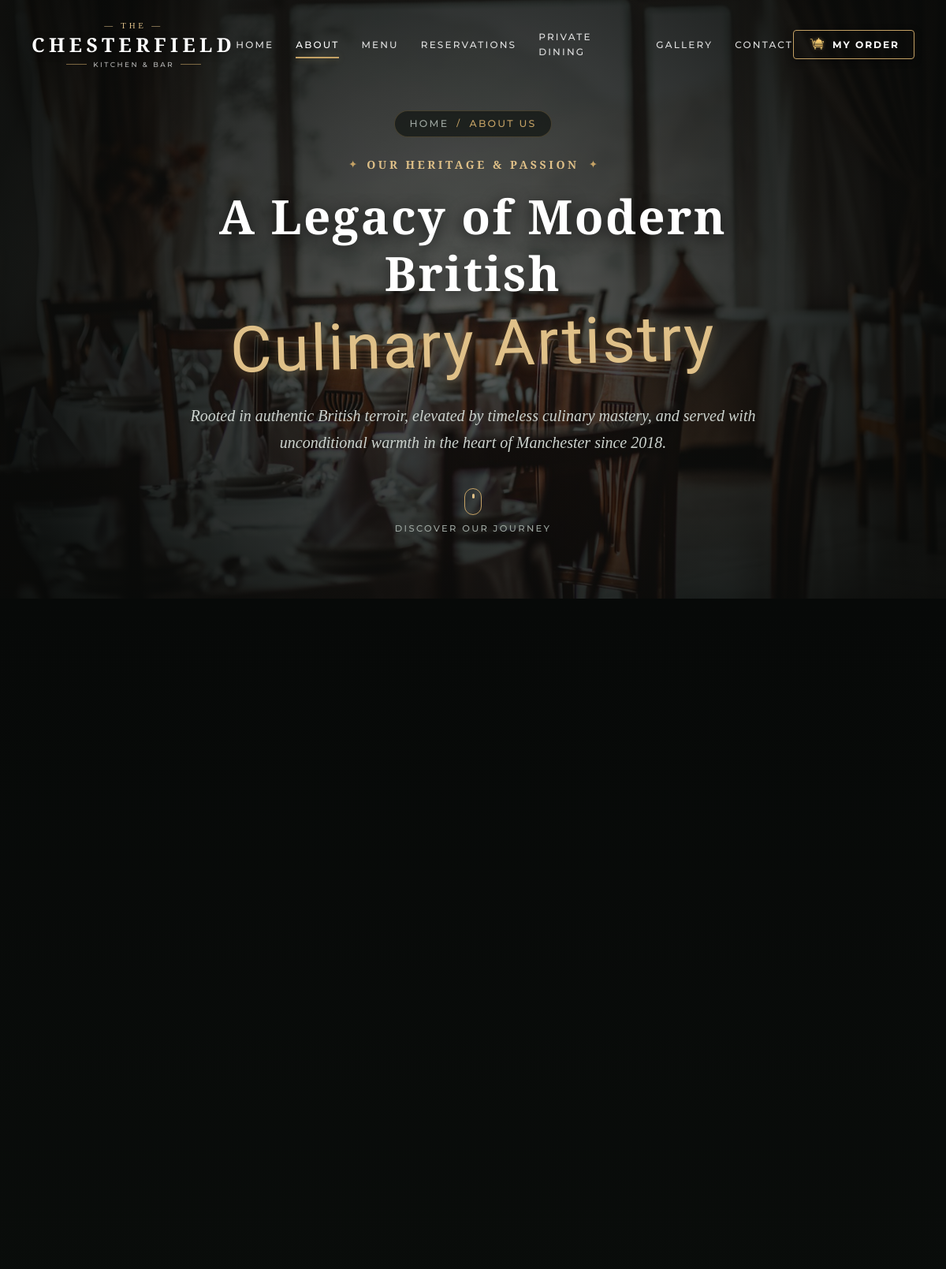
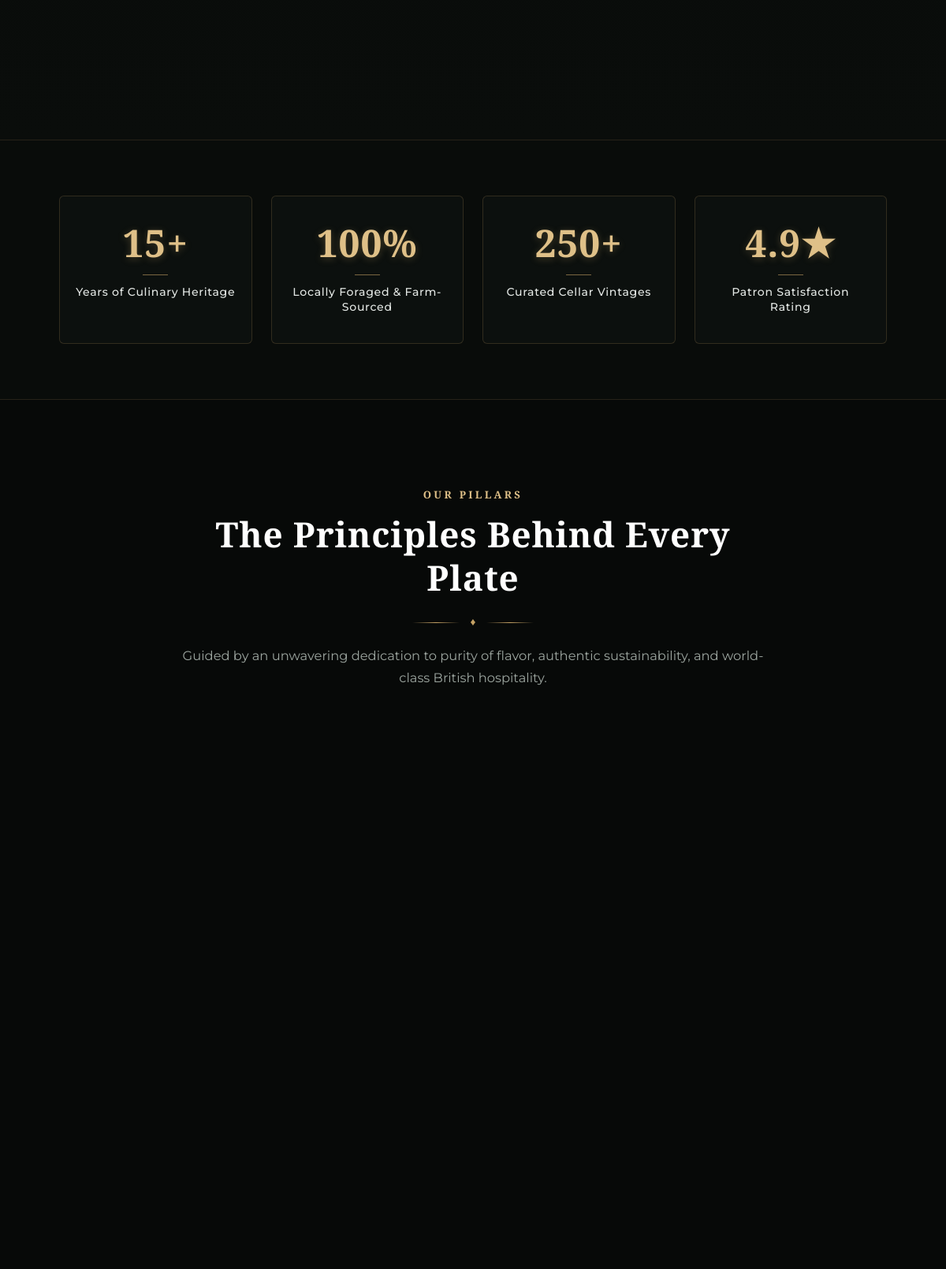
The page /about/ (upper part) on the database its author committed (2 pictures, top to bottom).
### about/models.py (models this page shows, shortened)
class AboutStat(models.Model):
    number = models.CharField(max_length=50, help_text="e.g. 15+, 100%, 250+, 4.9★")
    label = models.CharField(max_length=150, help_text="e.g. Years of Culinary Craft")
    order = models.PositiveIntegerField(default=0)
    class Meta:
        ordering = ['order', 'id']
        verbose_name_plural = "About Stats"

### about/views.py (the view)
# urls.py: path('', views.about_view, name='about_view'),
def about_view(request):
    team_members = TeamMember.objects.all()
    stats = AboutStat.objects.all()
    milestones = Milestone.objects.all()
    pillars = Pillar.objects.all()
    story = AboutStory.objects.first()
    context = {
        'team_members': team_members,
        'stats': stats,
        'milestones': milestones,
        'pillars': pillars,
        'story': story,
    }
    return render(request, 'about/about.html', context)

### about/models.py (called while the page is built)
    def get_image_url(self):
        if self.image:
            return self.image.url
        if self.static_image:
            return f"/static/{self.static_image}"
        return "/static/about/media/chef_arthur.jpg"

    def get_primary_image(self):
        if self.primary_image:
            return self.primary_image.url
        return f"/static/{self.primary_static_image}"

    def get_secondary_image(self):
        if self.secondary_image:
            return self.secondary_image.url
        return f"/static/{self.secondary_static_image}"

### about/templates/about/about.html (shortened to what this page needs)
{% extends 'base.html' %}
{% load static %}
{% block extra_css %}
<link rel="stylesheet" href="{% static 'about/css/about.css' %}">
{% endblock extra_css %}
{% block content %}
<div class="about-page-wrapper">
    <section class="about-hero-section" id="aboutHero">
        <div class="about-hero-bg" style="background-image: url('{% static 'about/media/about_hero.jpg' %}');">
            <div class="about-hero-overlay"></div>
        </div>
        <div class="about-hero-content">
            <nav class="about-breadcrumb" aria-label="Breadcrumb">
                <a href="/">HOME</a>
                <span class="crumb-separator">/</span>
                <span class="crumb-current">ABOUT US</span>
            </nav>
            <div class="about-hero-kicker">
                <span class="gold-diamond">✦</span>
                <span class="kicker-text">OUR HERITAGE & PASSION</span>
                <span class="gold-diamond">✦</span>
            </div>
            <h1 class="about-hero-title">
                A Legacy of Modern British <br>
                <span class="highlight-script">Culinary Artistry</span>
            </h1>
            <p class="about-hero-subtitle">
                Rooted in authentic British terroir, elevated by timeless culinary mastery, and served with unconditional warmth in the heart of Manchester since 2018.
            </p>
            <div class="hero-scroll-prompt">
                <a href="#aboutStory" class="scroll-down-btn" aria-label="Scroll to story">
                    <span class="mouse-icon">
                        <span class="mouse-wheel"></span>
                    </span>
                    <span class="scroll-text">DISCOVER OUR JOURNEY</span>
                </a>
            </div>
        </div>
    </section>
    <section class="about-story-section" id="aboutStory">
        <div class="about-container">
            <div class="story-grid">
            </div>
        </div>
    </section>
    <section class="about-stats-section" id="aboutStats">
        <div class="about-container">
            <div class="stats-grid">
                {% for stat in stats %}
                <div class="stat-card" data-stat-number="{{ stat.number }}">
                    <div class="stat-number-wrap">
                        <span class="stat-number">{{ stat.number }}</span>
                    </div>
                    <div class="stat-divider"></div>
                    <p class="stat-label">{{ stat.label }}</p>
                </div>
                {% empty %}
                <div class="stat-card">
                    <p class="stat-label">No stats added yet.</p>
                </div>
                {% endfor %}
            </div>
        </div>
    </section>
    <section class="about-values-section" id="aboutValues">
        <div class="about-container">
            <div class="section-center-header">
                <span class="section-kicker">OUR PILLARS</span>
                <h2 class="section-heading">The Principles Behind Every Plate</h2>
                <div class="gold-flourish-divider">
                    <span class="flourish-line"></span>
                    <span class="flourish-icon">♦</span>
                    <span class="flourish-line"></span>
                </div>
                <p class="section-subtext">
                    Guided by an unwavering dedication to purity of flavor, authentic sustainability, and world-class British hospitality.
                </p>
            </div>
            <div class="values-grid">
            </div>
        </div>
    </section>
</div>
{% endblock content %}

### static/css/base.css (style rules this page uses)
:root { --gold-primary: #C5A265; --gold-light: #DFC088; --gold-dark: #9E7D43; --gold-glow: rgba(197, 162, 101, 0.35); --bg-dark: #0A0C0E; --bg-bar: #080B09; --bg-card: #121417; --text-white: #FFFFFF; --text-cream: #F5EFEB; --text-body: rgba(255, 255, 255, 0.78); --text-muted: rgba(255, 255, 255, 0.55); --border-gold: rgba(197, 162, 101, 0.35); --border-subtle: rgba(255, 255, 255, 0.12); --font-serif: 'Playfair Display', Georgia, serif; --font-cinzel: 'Cinzel', serif; --font-script: 'Alex Brush', cursive; --font-sans: 'Montserrat', -apple-system, BlinkMacSystemFont, "Segoe UI", Roboto, sans-serif; --transition-smooth: all 0.3s cubic-bezier(0.25, 0.8, 0.25, 1); --shadow-gold: 0 6px 20px rgba(197, 162, 101, 0.25); --radius-sm: 2px; --radius-md: 4px; }
*, *::before, *::after { margin: 0; padding: 0; box-sizing: border-box; }
html { scroll-behavior: smooth; font-size: 16px; -webkit-font-smoothing: antialiased; -moz-osx-font-smoothing: grayscale; }
body { background-color: var(--bg-dark); color: var(--text-white); font-family: var(--font-sans); line-height: 1.6; overflow-x: hidden; }
a { color: inherit; text-decoration: none; }

### rows shown on the page
AboutStat: number "15+", label "Years of Culinary Heritage"
AboutStat: number "100%", label "Locally Foraged & Farm-Sourced"
AboutStat: number "250+", label "Curated Cellar Vintages"
AboutStat: number "4.9★", label "Patron Satisfaction Rating"
